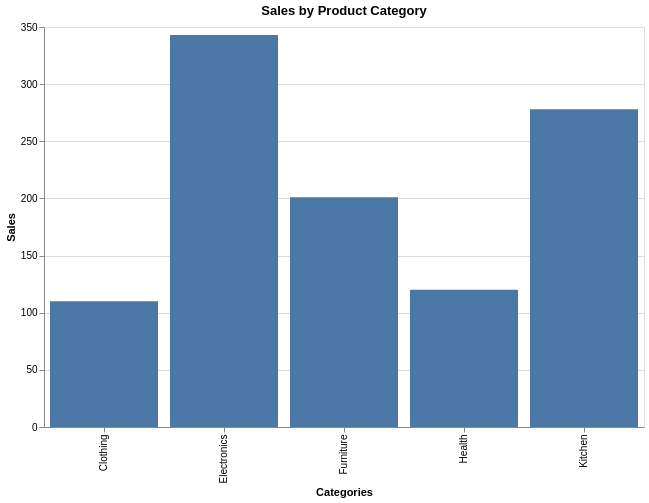

The code cell stored with this chart in its notebook:
### Code cell
# Using using shortform syntax
# O - Original Data (Discrete Data)
# Q - Quantitative Data
alt.Chart(data).mark_bar().encode(
    x='Categories:O',
    y='Sales:Q'
).properties(
    height=400,
    width=600,
    title='Sales by Product Category'
)

### Figure 1 — Vega-Lite specification as saved in the notebook (floating-point values rounded to 4 significant figures)
{"config": {"view": {"continuousWidth": 300, "continuousHeight": 300}}, "data": {"name": "data-605f125a23fc9733d65d2edcb2fe66cf"}, "mark": {"type": "bar"}, "encoding": {"x": {"field": "Categories", "type": "ordinal"}, "y": {"field": "Sales", "type": "quantitative"}}, "height": 400, "title": "Sales by Product Category", "width": 600, "$schema": "https://vega.github.io/schema/vega-lite/v6.1.0.json", "datasets": {"data-605f125a23fc9733d65d2edcb2fe66cf": [{"Categories": "Clothing", "Sales": 110}, {"Categories": "Electronics", "Sales": 343}, {"Categories": "Furniture", "Sales": 201}, {"Categories": "Health", "Sales": 120}, {"Categories": "Kitchen", "Sales": 278}]}}
